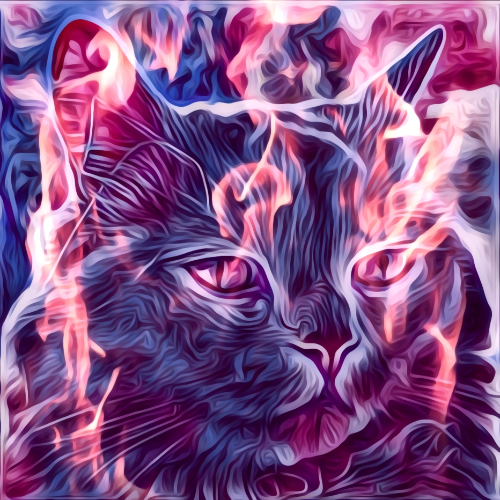
#> input picture 4_resize_crop/bulut.png, 500 x 500 px
$ jupyter execute resize_crop.ipynb
#> lines starting #> are read from the running program, lines starting #| are printed output that depends on the picture
[cell 1]
import cv2
import matplotlib.pyplot as plt

img = cv2.imread("bulut.png") #0 renk kanalı eğer ("",0) şeklinde yazarsan siyah beyaz olur
#> img is the input picture: shape (500, 500, 3); mean B, G, R 136, 81.4, 132.3
img = cv2.cvtColor(img,cv2.COLOR_BGR2RGB)
print("resim boyutu" , img.shape) #resmin ilk boyutu
#| resim boyutu (500, 500, 3)

plt.figure()
plt.axis("off")
plt.imshow(img)

[cell 2]
#resized
imgResized = cv2.resize(img, (200,400))
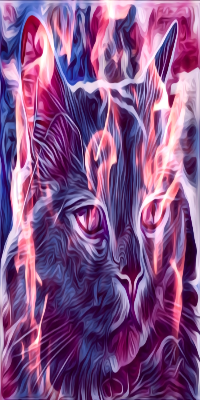
#> imgResized: shape (400, 200, 3); mean R, G, B 132.2, 81.3, 135.9
print("resized img shaped ", imgResized.shape)
#| resized img shaped  (400, 200, 3)

plt.figure()
plt.axis("off")
plt.imshow(imgResized)

[cell 3]
#crop
imgCropped = img[:200, :300]
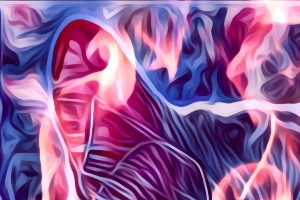
#> imgCropped: shape (200, 300, 3); mean R, G, B 146.9, 93.5, 151.7

plt.figure()
plt.axis("off")
plt.imshow(imgCropped)
